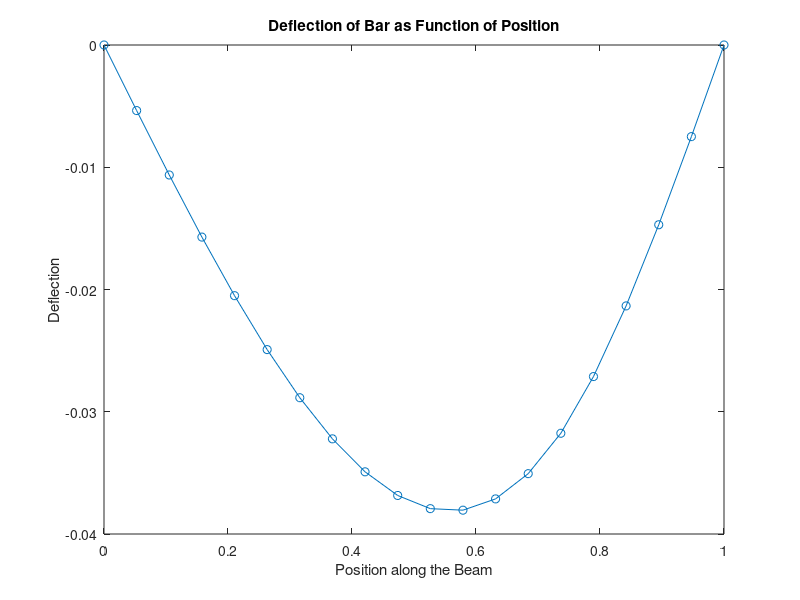

The MATLAB source for this figure:
clear all; close all; clc;

% Initial constants
L = 1;
r_out = 0.013;
r_in = 0.011;
P = 2000;
d = 0.75;
E = 70*10^9;
I = pi/4*(r_out^4-r_in^4);
n = 20;

% Node size
node = L/(n-1);

% Generate matrix A 
A = zeros(n, n);
A(1, 1) = 1;
A(n, n) = 1;
col = 1;

for row = 2:n-1
    A(row, col:(col+2)) = [1, -2, 1];
    col = col + 1;
end


% Generate vector b
b = zeros(n,1);
j = 1;

for k = 0:node:L
    % Determine M(x)
    if k < d
        M_x = (-P*(L-d)*k)/L;
    else
        M_x = (-P*d*(L-k))/L;
    end

    % node = change in x
    b(j) = (node^2*M_x)/(E*I);
    
    % Update j
    j = j + 1;
end

% Calculate y array with correct sign convention
y = -A\b;

% Plot deflection vs position
x = linspace(0, L, n);
plot(x, y, 'o-');
title('Deflection of Bar as Function of Position');
xlabel('Position along the Beam');
ylabel('Deflection');

% Find max y & calculate the error of max displacement
[y_max_calc, index] = min(y);
c = min(d, (L - d));
max_y_position = x(index);
y_max_theo = -(P*c*((L^2) - (c^2))^1.5)/(9*sqrt(3)*E*I*L);
error = abs(y_max_calc - y_max_theo);
fprintf('Maximum calculated displacement: %d\n', y_max_calc);
fprintf('Maximum displacement position: %d\n', max_y_position);
fprintf('Error of max displacement calculation: %d\n', error);
